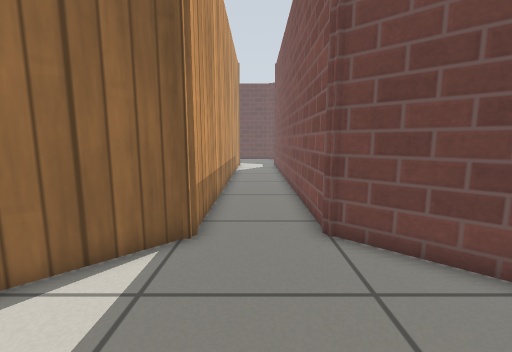
View 1 (above)

19 first-person views from a walk through a Gazebo world. The camera is 0.65 m above the floor, tilts 8° down and sees 90° across. The floor is counted in squares, 0.25 m on a side. Each view is taken from the middle of a square. On the plan, view 1 faces up. The plan holds only what a view shows up to about 18 squares ahead; the rest is blank. Simple patterns stand in for the simulator's built-in surfaces.

View 2
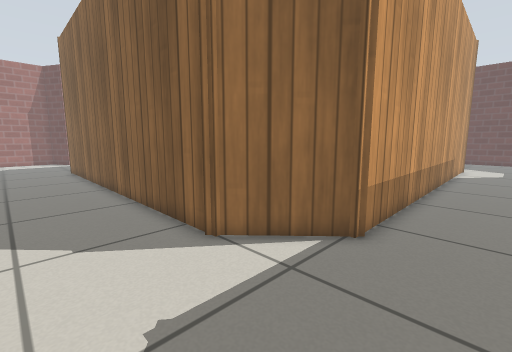

View 3
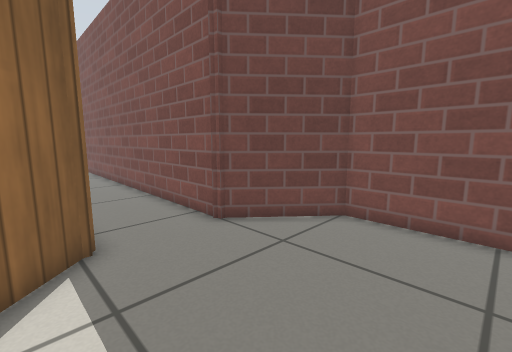

View 4
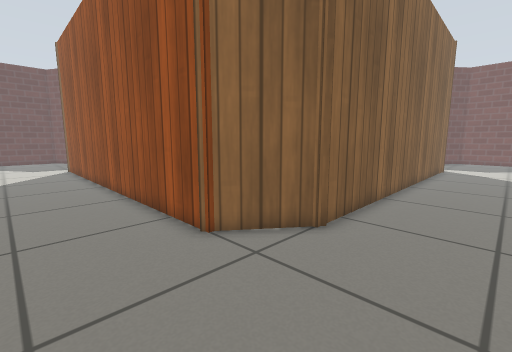

View 5
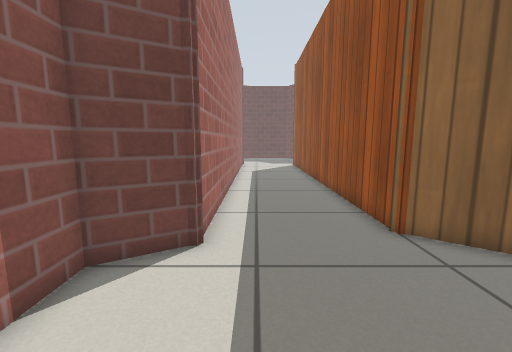

View 6
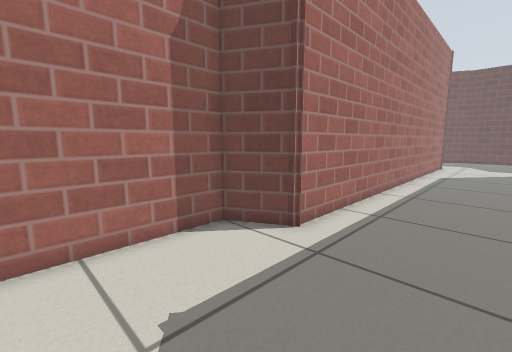

View 7
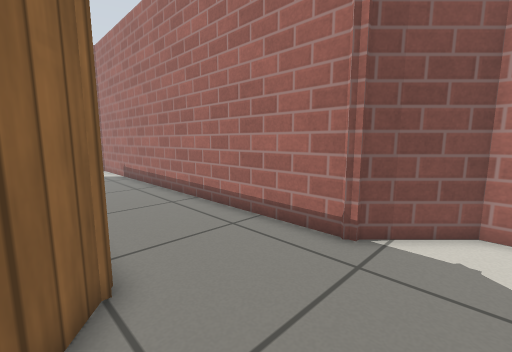

View 8
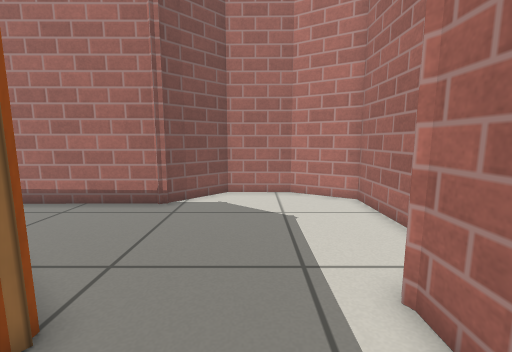

View 9
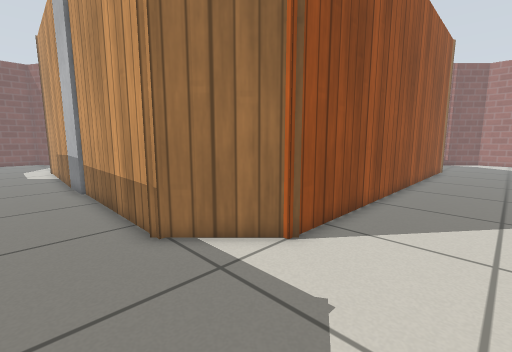

View 10
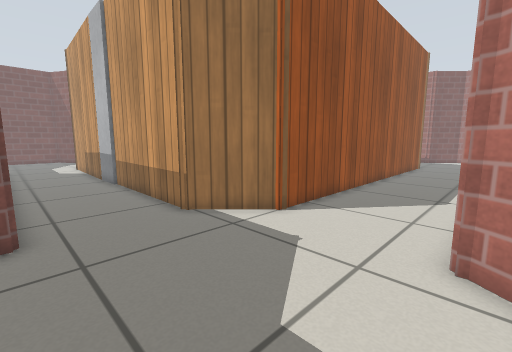

View 11
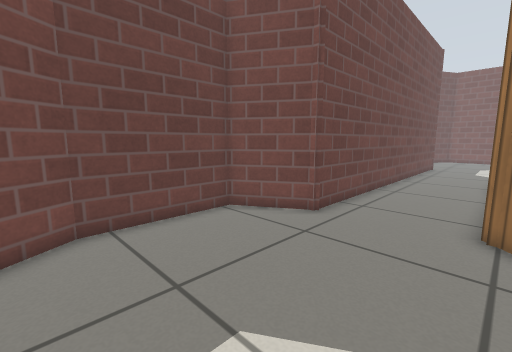

View 12
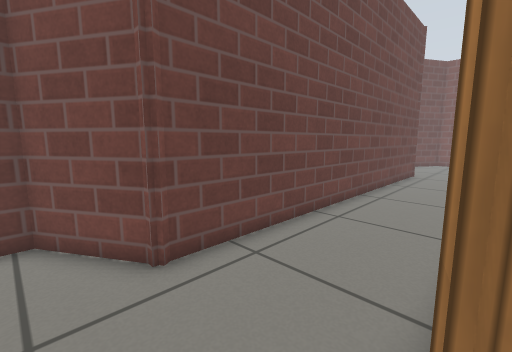

View 13
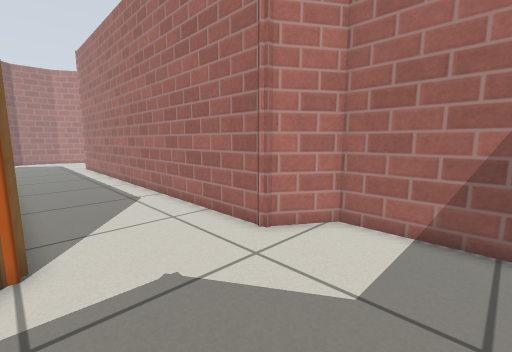

View 14
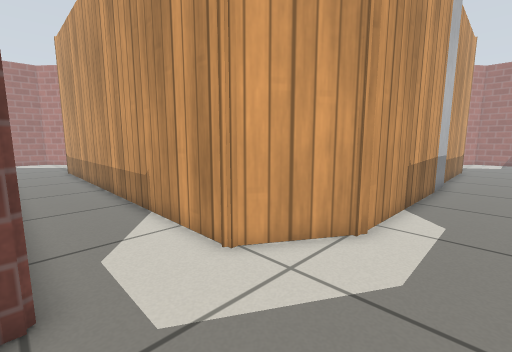

View 15
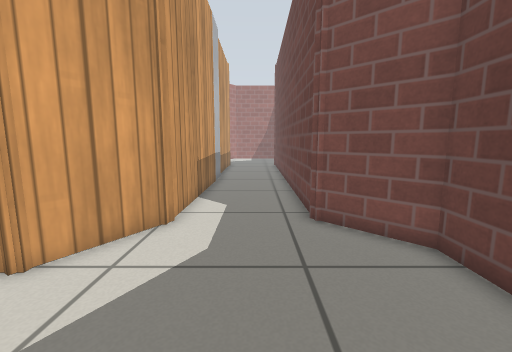

View 16
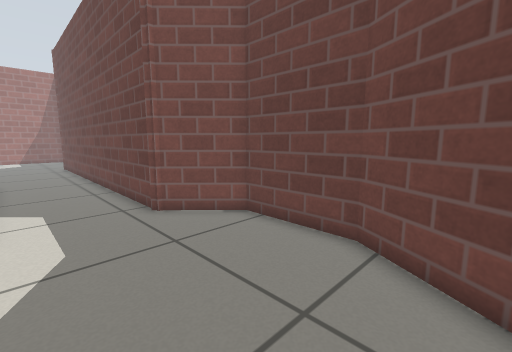

View 17
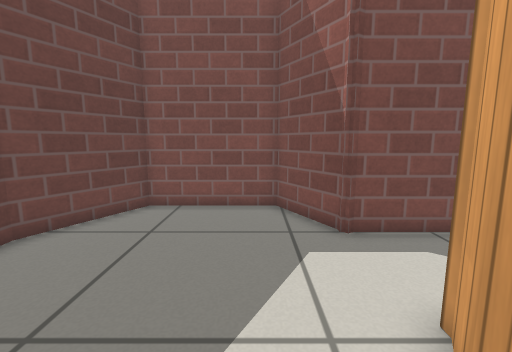

View 18
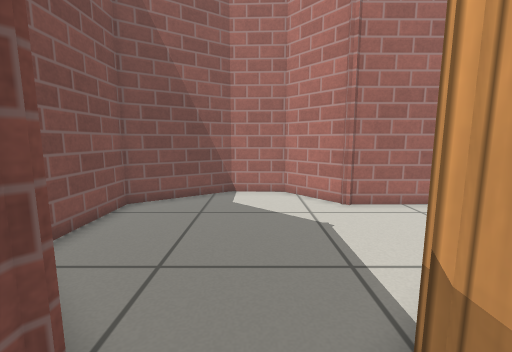

View 19
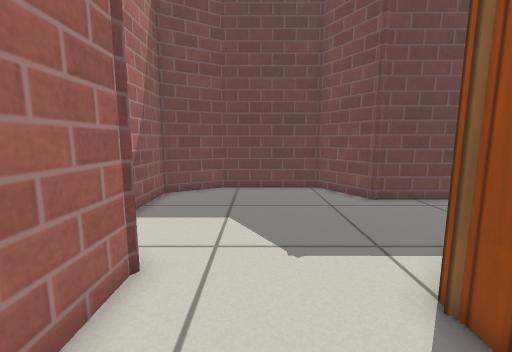

### Floor plan
Points are (right, up) in squares from view 1. A wall is a line through its corners. A room is listed if a view was taken in it or the views show most of it. See-through windows are left out.
Room 1 (views 1, 2, 18)
walls: (-1.5, 6.8) (-4.8, 3.7); (2, 6.5) (2, 21.2); (-3.5, -1.3) (-1.5, -3.7) (1.2, -3.8) (5.3, -1.1) (5.3, 3.9) (2.1, 6.7); (2, 23.4) (2, 26.5); (-1.7, 26.3) (-1.7, 6.4)
ways out: opening at (-3, 1.5) to room 2; opening at (0, 28) to room 4
Room 2 (views 3, 4, 5, 6, 7, 8, 19)
walls: (-23.2, 3.8) (-26, 6) (-26, 25.7) (-24.8, 26.9); (-25, -1.3) (-3.4, -1.2); (-4.9, 3.9) (-23, 3.9); (-31.4, 26.9) (-31.4, 5.1) (-33.5, 4) (-33.5, -2.1) (-30.8, -3.6) (-27.6, -3.7) (-25, -1.1)
ways out: opening at (-3, 1.5) to room 1; opening at (-28, 27) to room 3
Room 3 (views 9, 10, 11, 12, 13, 17)
walls: (-23.7, 28.2) (-15.6, 28.2); (-24.8, 26.9) (-23.6, 28.1); (-13.2, 28.2) (-4.6, 28.2); (-33.5, 32.2) (-33.5, 28.3) (-31.4, 26.9); (-5.2, 32.9) (-23.9, 33) (-25.6, 35.9) (-30.8, 35.9) (-33.7, 34.2) (-33.7, 31.3); (-5.1, 28.4) (-3, 27.1)
ways out: opening at (-28, 27) to room 2; opening at (-3.8, 30) to room 4
objects: door leaf (-15, 28) to (-14, 28)
Room 4 (views 14, 15, 16)
walls: (-3, 27.1) (-1.7, 26.3); (2, 26.5) (5, 28.2) (5, 33.2) (1.4, 35.3) (-2.8, 35.3) (-5.2, 32.9)
ways out: opening at (0, 28) to room 1; opening at (-3.8, 30) to room 3

Positions as (right, up) in squares from view 1, and headings:
1: (0, 0), facing up
2: (1, 0), facing up-left
3: (-3, 0), facing up-right
4: (-30, 0), facing up-right
5: (-30, -1), facing up
6: (-27, -1), facing up-left
7: (-28, 5), facing down-right
8: (-29, 9), facing down
9: (-30, 31), facing down-right
10: (-32, 33), facing down-right
11: (-32, 28), facing up-right
12: (-26, 28), facing up-right
13: (-26, 32), facing down-left
14: (2, 31), facing down-left
15: (3, 31), facing left
16: (4, 29), facing up-left
17: (-5, 29), facing right
18: (0, 9), facing down
19: (-29, 22), facing up
